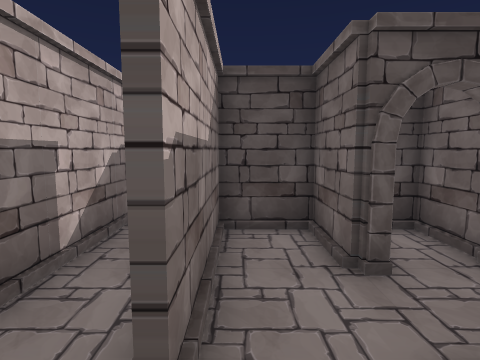
View 1 (above)

21 first-person views from a walk through a scene from a Unity 3-D project. The camera is 1.5 m above the floor, tilts 6° down and sees 80° across. The floor is counted in squares, 1 m on a side. Each view is taken from the middle of a square. On the plan, view 1 faces up. The plan holds only what a view shows up to about 14 squares ahead; the rest is blank. The player character is not drawn. Door leaves are left out, so doorways stand open.

View 2
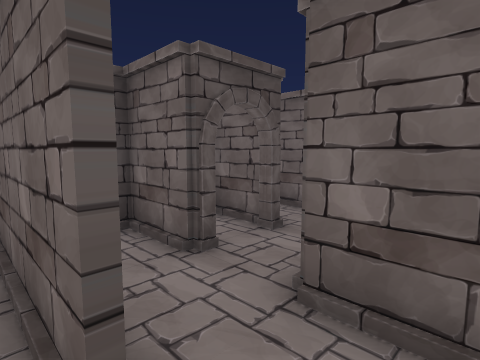

View 3
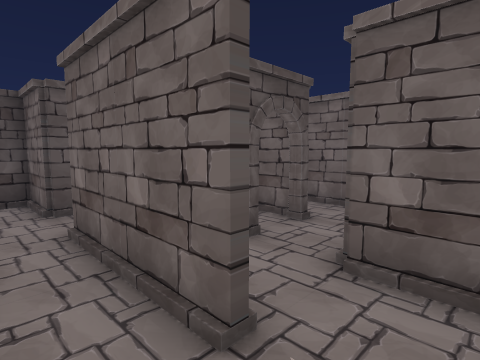

View 4
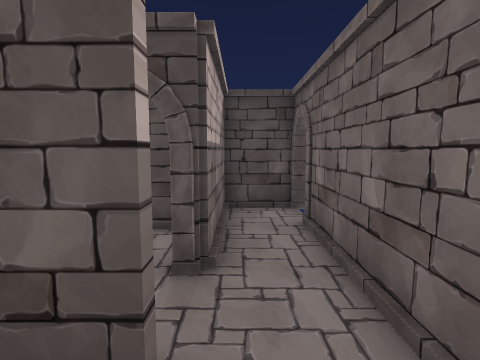

View 5
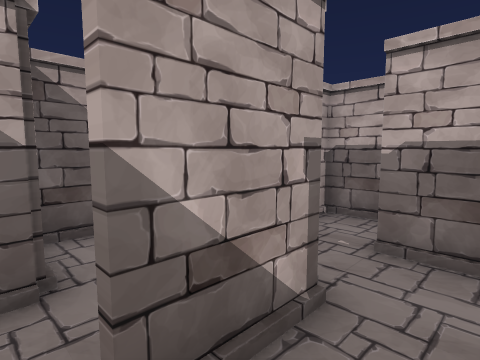

View 6
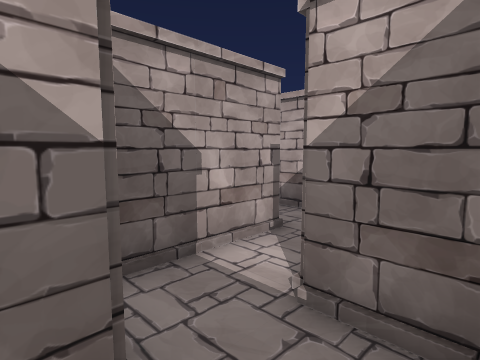

View 7
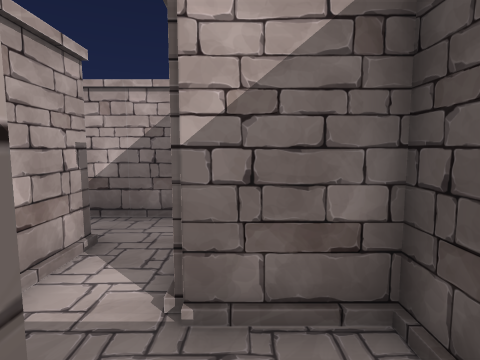

View 8
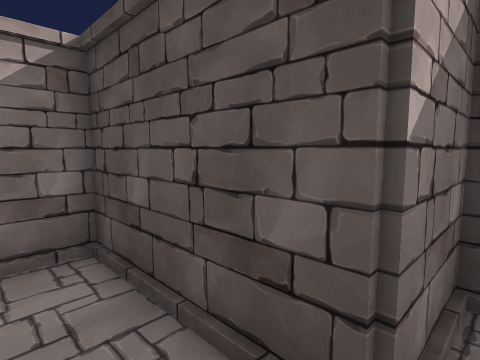

View 9
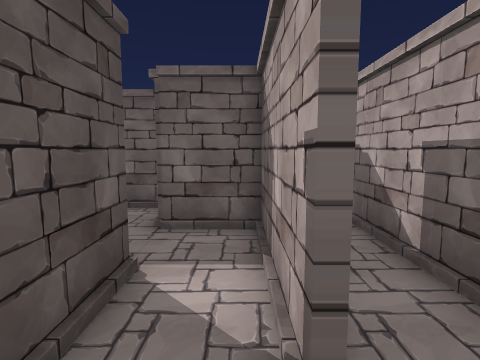

View 10
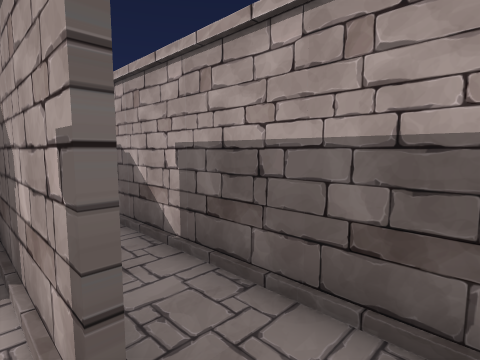

View 11
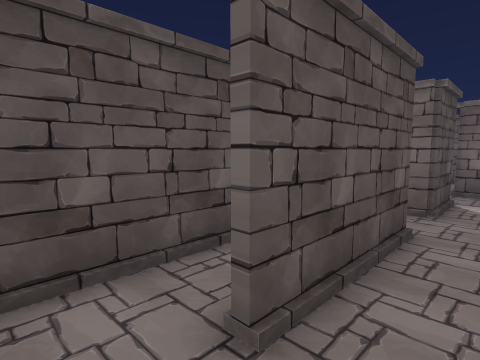

View 12
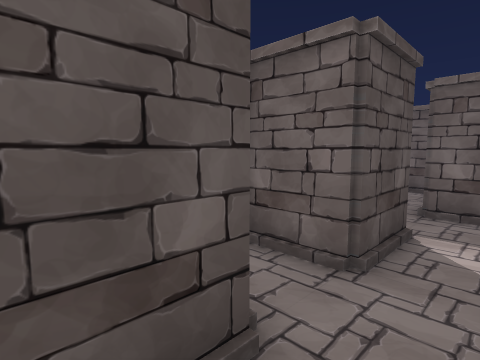

View 13
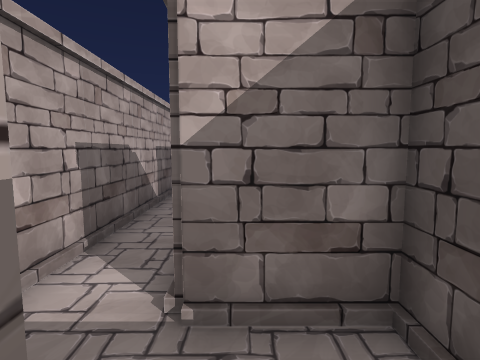

View 14
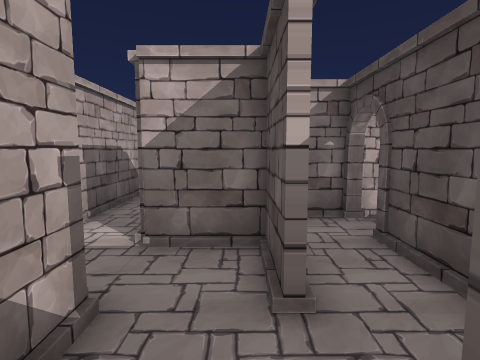

View 15
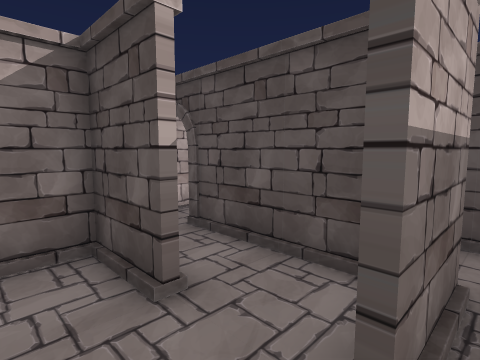

View 16
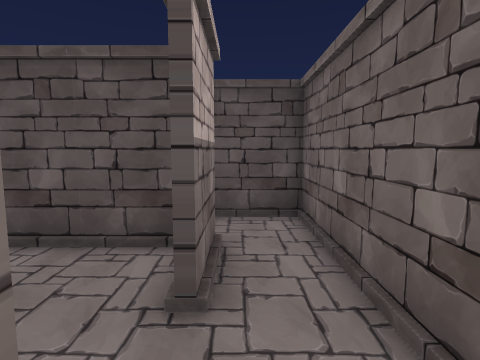

View 17
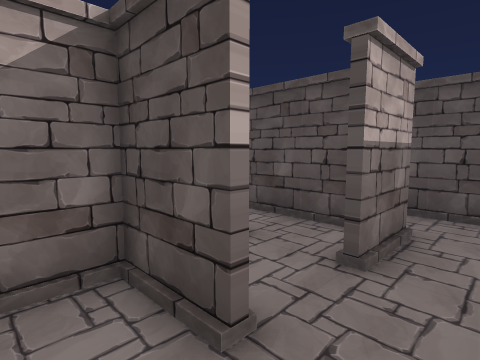

View 18
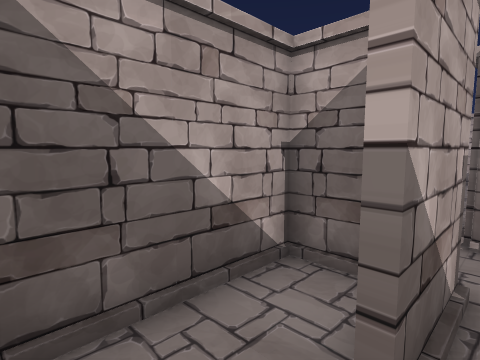

View 19
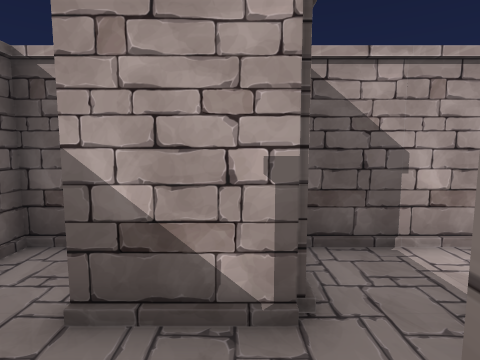

View 20
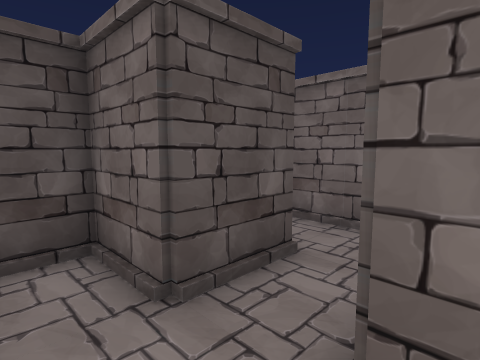

View 21
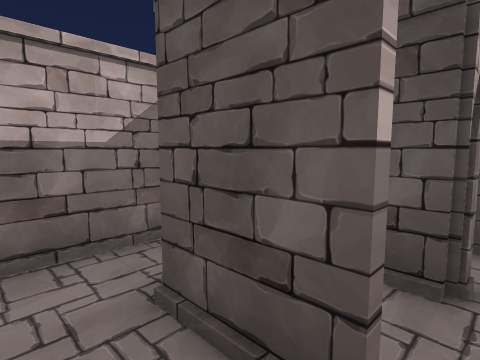

### Floor plan
Points are (right, up) in squares from view 1. A wall is a line through its corners. A room is listed if a view was taken in it or the views show most of it. See-through windows are left out.
Room 1 (view 1)
walls: (1.9, 3.4) (1.4, 3.4) (1.4, 5.4) (-0.4, 5.4) (-0.4, 1.5); (1.4, 0.1) (1.4, 1.6) (3.5, 1.6); (3.5, 3.4) (3.2, 3.4)
ways out: opening at (-1, 0.5) to room 2; opening at (3, 2) to room 4; open door at (2.5, 3.5) to room 4
Room 2 (views 2, 3, 20, 21)
walls: (-2.4, 8.5) (-2.4, 2.8); (1.6, 7.4) (-0.6, 7.4) (-0.6, 9.4) (-1.8, 9.4); (1.6, 9.4) (0.9, 9.4); (3.4, 7.1) (3.4, 8.8); (-0.6, 1.4) (-0.6, 5.6); (-2.4, 0.9) (-2.4, -1); (-2.5, -0.4) (-2, -0.4)
ways out: opening at (-1, 0.5) to room 1; open door at (1.5, 10)
Room 3 (views 4, 6, 7)
walls: (3.4, -0.4) (4, -0.4); (5.4, 0.1) (5.4, 1.6)
ways out: opening at (4, 1) to room 4; opening at (3, 0) to room 11
Room 4 (view 5)
walls: (5.4, 1.6) (5.4, 5.9); (5.4, 7.4) (3.5, 7.4) (3.5, 3.4)
ways out: opening at (3, 2) to room 1; open door at (2.5, 3.5) to room 1; opening at (4, 1) to room 3; open door at (5, 6.5)
Room 5 (view 8)
walls: (1.4, -2.4) (3.4, -2.4) (3.4, -0.4)
ways out: opening at (0.5, -2) to room 6; opening at (2, -1) to room 11
Room 6 (views 9, 10)
walls: (-0.6, -2.4) (1.4, -2.4); (-2.4, -1) (-2.4, -3.9); (1.6, -0.6) (-2.5, -0.6)
ways out: opening at (0.5, -2) to room 5; opening at (-1.5, -3) to room 7
Room 7 (views 11, 12)
walls: (3.6, -2.6) (-0.5, -2.6); (7.6, -2.6) (5.4, -2.6) (5.4, -0.7); (9.4, -3.5) (9.4, -2.4); (-1.9, -4.4) (9, -4.4)
ways out: opening at (-1.5, -3) to room 6; opening at (8, -3) to room 12
Room 8 (views 13, 14, 15, 18)
walls: (11.6, 1.6) (11.6, -0.5); (13.4, -1.9) (13.4, 3.4) (11, 3.4); (9.4, -2.4) (11.5, -2.4)
ways out: opening at (12.5, -3) to room 9; opening at (10, 0) to room 10; opening at (9, -2) to room 12; open door at (9.5, 2.5)
Room 9 (views 16, 17)
walls: (11.6, -2.6) (9.6, -2.6) (9.6, -4.4) (13.4, -4.4) (13.4, -3.9)
ways out: opening at (12.5, -3) to room 8
Room 10 (view 19)
walls: (11, 1.4) (7.1, 1.4)
ways out: opening at (10, 0) to room 8; open door at (6.5, 1)
Room 11 (no view inside)
walls: (3.6, 1.4) (1.6, 1.4) (1.6, -0.6)
ways out: opening at (3, 0) to room 3; opening at (2, -1) to room 5
Room 12 (no view inside)
walls: (9.6, -0.6) (7.6, -0.6) (7.6, -2.6)
ways out: opening at (8, -3) to room 7; opening at (9, -2) to room 8

Where each view was taken, in squares from view 1:
view 1: 0 up, 0 right, facing up
view 2: 0 up, 1 left, facing up-right
view 3: 0 up, 2 left, facing up-right
view 4: 0 up, 4 right, facing up
view 5: 3 up, 4 right, facing down-left
view 6: 1 up, 4 right, facing down-left
view 7: 0 up, 4 right, facing left
view 8: 2 down, 2 right, facing up-left
view 9: 2 down, 2 left, facing right
view 10: 2 down, 2 left, facing down-right
view 11: 4 down, 2 left, facing up-right
view 12: 4 down, 2 right, facing up-right
view 13: 2 down, 10 right, facing left
view 14: 1 down, 12 right, facing left
view 15: 2 down, 12 right, facing up-left
view 16: 3 down, 12 right, facing up
view 17: 4 down, 13 right, facing up-left
view 18: 2 down, 13 right, facing down-left
view 19: 0 up, 10 right, facing down
view 20: 5 up, 2 left, facing up-right
view 21: 6 up, 2 right, facing up-left
